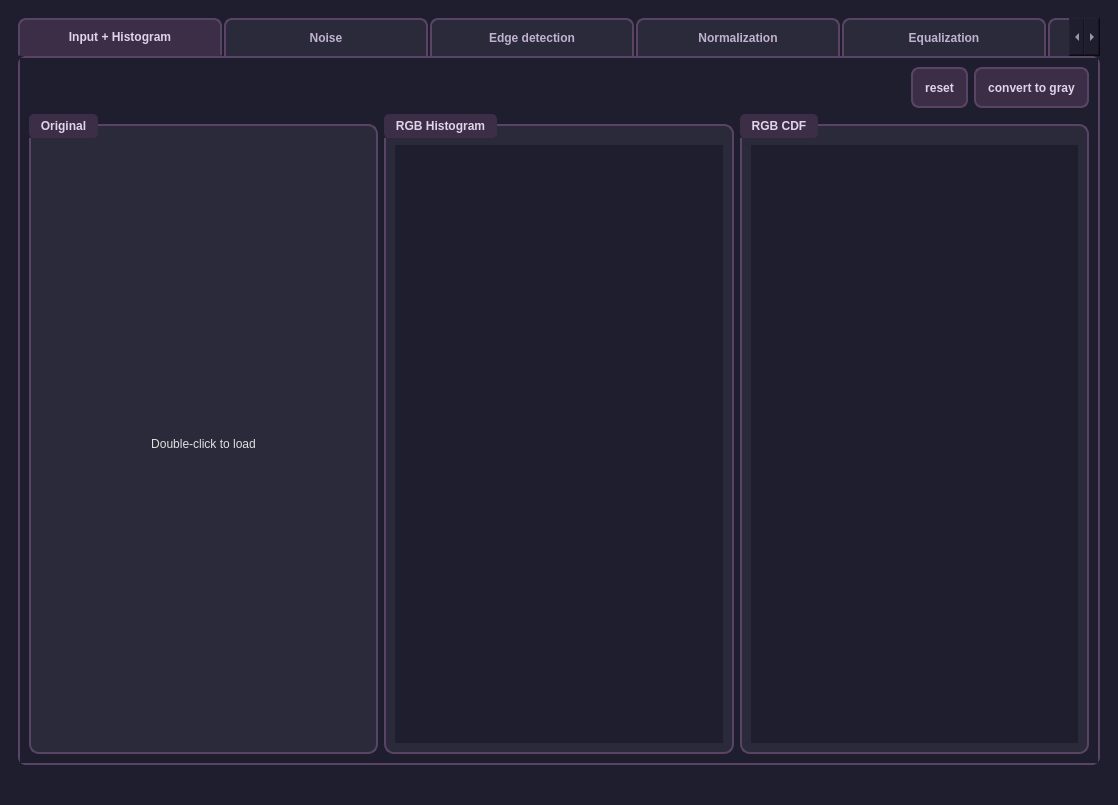
<?xml version="1.0" encoding="UTF-8"?>
<ui version="4.0">
 <class>MainWindow</class>
 <widget class="QMainWindow" name="MainWindow">
  <property name="geometry">
   <rect>
    <x>0</x>
    <y>0</y>
    <width>1118</width>
    <height>771</height>
   </rect>
  </property>
  <property name="windowTitle">
   <string>MainWindow</string>
  </property>
  <property name="styleSheet">
   <string notr="true">QMainWindow {
    background-color: #1E1E2E;
}

QWidget {
    background-color: #1E1E2E;
    color: #E0E0E0;
}

QPushButton {
    background-color: #3D2E47;
    border: 2px solid #5A4465;
    border-radius: 8px;
    padding: 6px 12px;
    color: #E0D4E8;
    font-weight: bold;
    min-height: 25px;
}

QPushButton:hover {
    background-color: #4D3E57;
    border-color: #7A5A85;
}

QPushButton:pressed {
    background-color: #5A4465;
}

QGroupBox {
    border: 2px solid #5A4465;
    border-radius: 10px;
    margin-top: 10px;
    padding-top: 10px;
    background-color: #2A2A3A;
    font-weight: bold;
    color: #C0B3D0;
}

QGroupBox::title {
    subcontrol-origin: margin;
    subcontrol-position: top left;
    padding: 5px 10px;
    background-color: #3D2E47;
    border-radius: 5px;
    color: #E0D4E8;
}

QLabel {
    color: #E0E0E0;
    background-color: transparent;
}

QTabWidget::pane {
    border: 2px solid #5A4465;
    border-radius: 8px;
    background-color: #2A2A3A;
}

QTabBar::tab {
    background-color: #2A2A3A;
    border: 2px solid #5A4465;
    border-bottom: none;
    border-top-left-radius: 8px;
    border-top-right-radius: 8px;
    padding: 10px 25px;
    margin-right: 2px;
    color: #C0B3D0;
    font-weight: bold;
    min-width: 150px;
}

QTabBar::tab:selected {
    background-color: #3D2E47;
    border-bottom: 2px solid #3D2E47;
    color: #E0D4E8;
}

QTabBar::tab:hover {
    background-color: #4D3E57;
}

QComboBox {
    background-color: #2A2A3A;
    border: 2px solid #5A4465;
    border-radius: 5px;
    padding: 5px;
    color: #E0E0E0;
}

QComboBox:hover {
    border-color: #7A5A85;
}

QComboBox::drop-down {
    border: none;
}

QComboBox QAbstractItemView {
    background-color: #2A2A3A;
    color: #E0E0E0;
    selection-background-color: #4D3E57;
}

QSlider::groove:horizontal {
    background: #3D2E47;
    height: 8px;
    border-radius: 4px;
}

QSlider::handle:horizontal {
    background: #7A5A85;
    border: 2px solid #9A7AA5;
    width: 18px;
    margin: -5px 0;
    border-radius: 9px;
}

QSlider::handle:horizontal:hover {
    background: #9A7AA5;
}

QSlider::handle:horizontal:hover {
    background: #FFD6E0;
}</string>
  </property>
  <widget class="QWidget" name="centralwidget">
   <layout class="QHBoxLayout" name="horizontalLayout">
    <item>
     <widget class="QWidget" name="widget" native="true">
      <layout class="QHBoxLayout" name="horizontalLayout_2">
       <item>
        <widget class="QTabWidget" name="tabWidget">
         <property name="currentIndex">
          <number>0</number>
         </property>
         <widget class="QWidget" name="tab">
          <attribute name="title">
           <string>Input + Histogram</string>
          </attribute>
          <layout class="QVBoxLayout" name="verticalLayout">
           <item>
            <layout class="QHBoxLayout" name="buttonLayout">
             <item>
              <spacer name="horizontalSpacer">
               <property name="orientation">
                <enum>Qt::Horizontal</enum>
               </property>
               <property name="sizeHint" stdset="0">
                <size>
                 <width>40</width>
                 <height>20</height>
                </size>
               </property>
              </spacer>
             </item>
             <item>
              <widget class="QPushButton" name="btn_reset">
               <property name="text">
                <string>reset</string>
               </property>
              </widget>
             </item>
             <item>
              <widget class="QPushButton" name="btn_convert_gray">
               <property name="text">
                <string>convert to gray</string>
               </property>
              </widget>
             </item>
            </layout>
           </item>
           <item>
            <layout class="QHBoxLayout" name="mainContentLayout">
             <item>
              <widget class="QGroupBox" name="groupBox">
               <property name="title">
                <string>Original</string>
               </property>
               <layout class="QVBoxLayout" name="inputImageLayout">
                <item>
                 <widget class="QLabel" name="InputImage">
                  <property name="text">
                   <string>Double-click to load</string>
                  </property>
                  <property name="alignment">
                   <set>Qt::AlignCenter</set>
                  </property>
                 </widget>
                </item>
               </layout>
              </widget>
             </item>
             <item>
              <widget class="QGroupBox" name="groupBox_4">
               <property name="title">
                <string>RGB Histogram</string>
               </property>
               <layout class="QVBoxLayout" name="inputHistogramLayout">
                <item>
                 <widget class="QWidget" name="InputHistogram" native="true"/>
                </item>
               </layout>
              </widget>
             </item>
             <item>
              <widget class="QGroupBox" name="groupBox_5">
               <property name="title">
                <string>RGB CDF</string>
               </property>
               <layout class="QVBoxLayout" name="inputDistributionLayout">
                <item>
                 <widget class="QWidget" name="InputDistribution" native="true"/>
                </item>
               </layout>
              </widget>
             </item>
            </layout>
           </item>
          </layout>
         </widget>
         <widget class="QWidget" name="tab_2">
          <attribute name="title">
           <string>Noise</string>
          </attribute>
         </widget>
         <widget class="QWidget" name="tab_3">
          <attribute name="title">
           <string>Edge detection</string>
          </attribute>
          <layout class="QVBoxLayout" name="edge_mainLayout">
           <item>
            <layout class="QHBoxLayout" name="edge_controlsLayout">
             <item>
              <widget class="QLabel" name="edge_label">
               <property name="text">
                <string>Select Edge Mask:</string>
               </property>
              </widget>
             </item>
             <item>
              <widget class="QComboBox" name="edge_combo">
               <property name="minimumSize">
                <size>
                 <width>150</width>
                 <height>0</height>
                </size>
               </property>
              </widget>
             </item>
             <item>
              <spacer name="edge_spacer">
               <property name="orientation">
                <enum>Qt::Horizontal</enum>
               </property>
               <property name="sizeHint" stdset="0">
                <size>
                 <width>40</width>
                 <height>20</height>
                </size>
               </property>
              </spacer>
             </item>
            </layout>
           </item>
           <item>
            <layout class="QHBoxLayout" name="edge_imageLayout">
             <item>
              <widget class="QGroupBox" name="edge_input_group">
               <property name="title">
                <string>Input Image</string>
               </property>
               <layout class="QVBoxLayout" name="edge_input_layout">
                <item>
                 <widget class="QLabel" name="edge_input_image">
                  <property name="minimumSize">
                   <size>
                    <width>400</width>
                    <height>400</height>
                   </size>
                  </property>
                  <property name="text">
                   <string>Double-click to load image</string>
                  </property>
                  <property name="alignment">
                   <set>Qt::AlignCenter</set>
                  </property>
                 </widget>
                </item>
               </layout>
              </widget>
             </item>
             <item>
              <widget class="QGroupBox" name="edge_output_group">
               <property name="title">
                <string>Edge Detection Result</string>
               </property>
               <layout class="QVBoxLayout" name="edge_output_layout">
                <item>
                 <widget class="QLabel" name="edge_output_image">
                  <property name="minimumSize">
                   <size>
                    <width>400</width>
                    <height>400</height>
                   </size>
                  </property>
                  <property name="text">
                   <string/>
                  </property>
                  <property name="alignment">
                   <set>Qt::AlignCenter</set>
                  </property>
                 </widget>
                </item>
               </layout>
              </widget>
             </item>
            </layout>
           </item>
          </layout>
         </widget>
         <widget class="QWidget" name="tab_5">
          <attribute name="title">
           <string>Normalization</string>
          </attribute>
         </widget>
         <widget class="QWidget" name="tab_6">
          <attribute name="title">
           <string>Equalization</string>
          </attribute>
          <layout class="QVBoxLayout" name="equalization_mainLayout">
           <item>
            <layout class="QHBoxLayout" name="equalization_controlsLayout">
             <item>
              <spacer name="equalization_spacer">
               <property name="orientation">
                <enum>Qt::Horizontal</enum>
               </property>
               <property name="sizeHint" stdset="0">
                <size>
                 <width>40</width>
                 <height>20</height>
                </size>
               </property>
              </spacer>
             </item>
             <item>
              <widget class="QPushButton" name="equalization_btn_apply">
               <property name="text">
                <string>Apply Equalization</string>
               </property>
               <property name="minimumSize">
                <size>
                 <width>150</width>
                 <height>30</height>
                </size>
               </property>
              </widget>
             </item>
            </layout>
           </item>
           <item>
            <layout class="QHBoxLayout" name="equalization_imageLayout">
             <item>
              <widget class="QGroupBox" name="equalization_input_group">
               <property name="title">
                <string>Original Image</string>
               </property>
               <layout class="QVBoxLayout" name="equalization_input_layout">
                <item>
                 <widget class="QLabel" name="equalization_input_image">
                  <property name="minimumSize">
                   <size>
                    <width>350</width>
                    <height>350</height>
                   </size>
                  </property>
                  <property name="text">
                   <string>Double-click to load image</string>
                  </property>
                  <property name="alignment">
                   <set>Qt::AlignCenter</set>
                  </property>
                 </widget>
                </item>
               </layout>
              </widget>
             </item>
             <item>
              <widget class="QGroupBox" name="equalization_output_group">
               <property name="title">
                <string>Equalized Image</string>
               </property>
               <layout class="QVBoxLayout" name="equalization_output_layout">
                <item>
                 <widget class="QLabel" name="equalization_output_image">
                  <property name="minimumSize">
                   <size>
                    <width>350</width>
                    <height>350</height>
                   </size>
                  </property>
                  <property name="text">
                   <string/>
                  </property>
                  <property name="alignment">
                   <set>Qt::AlignCenter</set>
                  </property>
                 </widget>
                </item>
               </layout>
              </widget>
             </item>
            </layout>
           </item>
           <item>
            <layout class="QHBoxLayout" name="equalization_histogramLayout">
             <item>
              <widget class="QGroupBox" name="equalization_input_hist_group">
               <property name="title">
                <string>Original Histogram</string>
               </property>
               <layout class="QVBoxLayout" name="equalization_input_hist_layout">
                <item>
                 <widget class="QWidget" name="equalization_input_histogram" native="true">
                  <property name="minimumSize">
                   <size>
                    <width>350</width>
                    <height>200</height>
                   </size>
                  </property>
                 </widget>
                </item>
               </layout>
              </widget>
             </item>
             <item>
              <widget class="QGroupBox" name="equalization_output_hist_group">
               <property name="title">
                <string>Equalized Histogram</string>
               </property>
               <layout class="QVBoxLayout" name="equalization_output_hist_layout">
                <item>
                 <widget class="QWidget" name="equalization_output_histogram" native="true">
                  <property name="minimumSize">
                   <size>
                    <width>350</width>
                    <height>200</height>
                   </size>
                  </property>
                 </widget>
                </item>
               </layout>
              </widget>
             </item>
            </layout>
           </item>
          </layout>
         </widget>
         <widget class="QWidget" name="tab_4">
          <attribute name="title">
           <string>Hybrid Images</string>
          </attribute>
          <layout class="QVBoxLayout" name="hybrid_mainLayout">
           <item>
            <layout class="QHBoxLayout" name="hybrid_inputImagesLayout">
             <item>
              <widget class="QGroupBox" name="hybrid_groupBox_img1">
               <property name="minimumSize">
                <size>
                 <width>0</width>
                 <height>220</height>
                </size>
               </property>
               <property name="title">
                <string>Image 1  (double-click to load)</string>
               </property>
               <layout class="QVBoxLayout" name="hybrid_img1Layout">
                <item>
                 <widget class="QLabel" name="hybrid_label_img1">
                  <property name="text">
                   <string>Double-click to load image</string>
                  </property>
                  <property name="scaledContents">
                   <bool>false</bool>
                  </property>
                  <property name="alignment">
                   <set>Qt::AlignCenter</set>
                  </property>
                 </widget>
                </item>
               </layout>
              </widget>
             </item>
             <item>
              <widget class="QGroupBox" name="hybrid_groupBox_img2">
               <property name="minimumSize">
                <size>
                 <width>0</width>
                 <height>220</height>
                </size>
               </property>
               <property name="title">
                <string>Image 2  (double-click to load)</string>
               </property>
               <layout class="QVBoxLayout" name="hybrid_img2Layout">
                <item>
                 <widget class="QLabel" name="hybrid_label_img2">
                  <property name="text">
                   <string>Double-click to load image</string>
                  </property>
                  <property name="scaledContents">
                   <bool>false</bool>
                  </property>
                  <property name="alignment">
                   <set>Qt::AlignCenter</set>
                  </property>
                 </widget>
                </item>
               </layout>
              </widget>
             </item>
            </layout>
           </item>
           <item>
            <widget class="QGroupBox" name="hybrid_groupBox_controls">
             <property name="title">
              <string>Controls</string>
             </property>
             <layout class="QVBoxLayout" name="hybrid_controlsLayout">
              <item>
               <layout class="QHBoxLayout" name="hybrid_lowCutoffRow">
                <item>
                 <widget class="QLabel" name="hybrid_lbl_low">
                  <property name="minimumSize">
                   <size>
                    <width>170</width>
                    <height>0</height>
                   </size>
                  </property>
                  <property name="text">
                   <string>Low Cutoff (Image 1 LPF):</string>
                  </property>
                 </widget>
                </item>
                <item>
                 <widget class="QSlider" name="hybrid_slider_low_cutoff">
                  <property name="minimum">
                   <number>1</number>
                  </property>
                  <property name="maximum">
                   <number>100</number>
                  </property>
                  <property name="value">
                   <number>30</number>
                  </property>
                  <property name="orientation">
                   <enum>Qt::Horizontal</enum>
                  </property>
                 </widget>
                </item>
                <item>
                 <widget class="QLabel" name="hybrid_label_low_val">
                  <property name="minimumSize">
                   <size>
                    <width>35</width>
                    <height>0</height>
                   </size>
                  </property>
                  <property name="text">
                   <string>30</string>
                  </property>
                  <property name="alignment">
                   <set>Qt::AlignCenter</set>
                  </property>
                 </widget>
                </item>
               </layout>
              </item>
              <item>
               <layout class="QHBoxLayout" name="hybrid_highCutoffRow">
                <item>
                 <widget class="QLabel" name="hybrid_lbl_high">
                  <property name="minimumSize">
                   <size>
                    <width>170</width>
                    <height>0</height>
                   </size>
                  </property>
                  <property name="text">
                   <string>High Cutoff (Image 2 HPF):</string>
                  </property>
                 </widget>
                </item>
                <item>
                 <widget class="QSlider" name="hybrid_slider_high_cutoff">
                  <property name="minimum">
                   <number>1</number>
                  </property>
                  <property name="maximum">
                   <number>100</number>
                  </property>
                  <property name="value">
                   <number>20</number>
                  </property>
                  <property name="orientation">
                   <enum>Qt::Horizontal</enum>
                  </property>
                 </widget>
                </item>
                <item>
                 <widget class="QLabel" name="hybrid_label_high_val">
                  <property name="minimumSize">
                   <size>
                    <width>35</width>
                    <height>0</height>
                   </size>
                  </property>
                  <property name="text">
                   <string>20</string>
                  </property>
                  <property name="alignment">
                   <set>Qt::AlignCenter</set>
                  </property>
                 </widget>
                </item>
               </layout>
              </item>
              <item>
               <layout class="QHBoxLayout" name="hybrid_alphaRow">
                <item>
                 <widget class="QLabel" name="hybrid_lbl_alpha">
                  <property name="minimumSize">
                   <size>
                    <width>170</width>
                    <height>0</height>
                   </size>
                  </property>
                  <property name="text">
                   <string>Alpha (blend weight):</string>
                  </property>
                 </widget>
                </item>
                <item>
                 <widget class="QSlider" name="hybrid_slider_alpha">
                  <property name="minimum">
                   <number>0</number>
                  </property>
                  <property name="maximum">
                   <number>100</number>
                  </property>
                  <property name="value">
                   <number>50</number>
                  </property>
                  <property name="orientation">
                   <enum>Qt::Horizontal</enum>
                  </property>
                 </widget>
                </item>
                <item>
                 <widget class="QLabel" name="hybrid_label_alpha_val">
                  <property name="minimumSize">
                   <size>
                    <width>35</width>
                    <height>0</height>
                   </size>
                  </property>
                  <property name="text">
                   <string>0.50</string>
                  </property>
                  <property name="alignment">
                   <set>Qt::AlignCenter</set>
                  </property>
                 </widget>
                </item>
               </layout>
              </item>
              <item>
               <layout class="QHBoxLayout" name="hybrid_btnRow">
                <item>
                 <spacer name="hybrid_spacer_left">
                  <property name="orientation">
                   <enum>Qt::Horizontal</enum>
                  </property>
                  <property name="sizeHint" stdset="0">
                   <size>
                    <width>40</width>
                    <height>20</height>
                   </size>
                  </property>
                 </spacer>
                </item>
                <item>
                 <widget class="QPushButton" name="hybrid_btn_create">
                  <property name="minimumSize">
                   <size>
                    <width>160</width>
                    <height>30</height>
                   </size>
                  </property>
                  <property name="text">
                   <string>Create Hybrid Image</string>
                  </property>
                 </widget>
                </item>
                <item>
                 <spacer name="hybrid_spacer_right">
                  <property name="orientation">
                   <enum>Qt::Horizontal</enum>
                  </property>
                  <property name="sizeHint" stdset="0">
                   <size>
                    <width>40</width>
                    <height>20</height>
                   </size>
                  </property>
                 </spacer>
                </item>
               </layout>
              </item>
             </layout>
            </widget>
           </item>
           <item>
            <layout class="QHBoxLayout" name="hybrid_outputLayout">
             <item>
              <widget class="QGroupBox" name="hybrid_groupBox_low">
               <property name="minimumSize">
                <size>
                 <width>0</width>
                 <height>200</height>
                </size>
               </property>
               <property name="title">
                <string>Low Pass  (Image 1)</string>
               </property>
               <layout class="QVBoxLayout" name="hybrid_lowLayout">
                <item>
                 <widget class="QLabel" name="hybrid_label_low_result">
                  <property name="text">
                   <string/>
                  </property>
                  <property name="alignment">
                   <set>Qt::AlignCenter</set>
                  </property>
                 </widget>
                </item>
               </layout>
              </widget>
             </item>
             <item>
              <widget class="QGroupBox" name="hybrid_groupBox_high">
               <property name="minimumSize">
                <size>
                 <width>0</width>
                 <height>200</height>
                </size>
               </property>
               <property name="title">
                <string>High Pass  (Image 2)</string>
               </property>
               <layout class="QVBoxLayout" name="hybrid_highLayout">
                <item>
                 <widget class="QLabel" name="hybrid_label_high_result">
                  <property name="text">
                   <string/>
                  </property>
                  <property name="alignment">
                   <set>Qt::AlignCenter</set>
                  </property>
                 </widget>
                </item>
               </layout>
              </widget>
             </item>
             <item>
              <widget class="QGroupBox" name="hybrid_groupBox_hybrid">
               <property name="minimumSize">
                <size>
                 <width>0</width>
                 <height>200</height>
                </size>
               </property>
               <property name="title">
                <string>Hybrid Result</string>
               </property>
               <layout class="QVBoxLayout" name="hybrid_hybridLayout">
                <item>
                 <widget class="QLabel" name="hybrid_label_hybrid_result">
                  <property name="text">
                   <string/>
                  </property>
                  <property name="alignment">
                   <set>Qt::AlignCenter</set>
                  </property>
                 </widget>
                </item>
               </layout>
              </widget>
             </item>
            </layout>
           </item>
          </layout>
         </widget>
        </widget>
       </item>
      </layout>
     </widget>
    </item>
   </layout>
  </widget>
  <widget class="QMenuBar" name="menubar">
   <property name="geometry">
    <rect>
     <x>0</x>
     <y>0</y>
     <width>1118</width>
     <height>26</height>
    </rect>
   </property>
  </widget>
  <widget class="QStatusBar" name="statusbar"/>
 </widget>
 <resources/>
 <connections/>
</ui>
